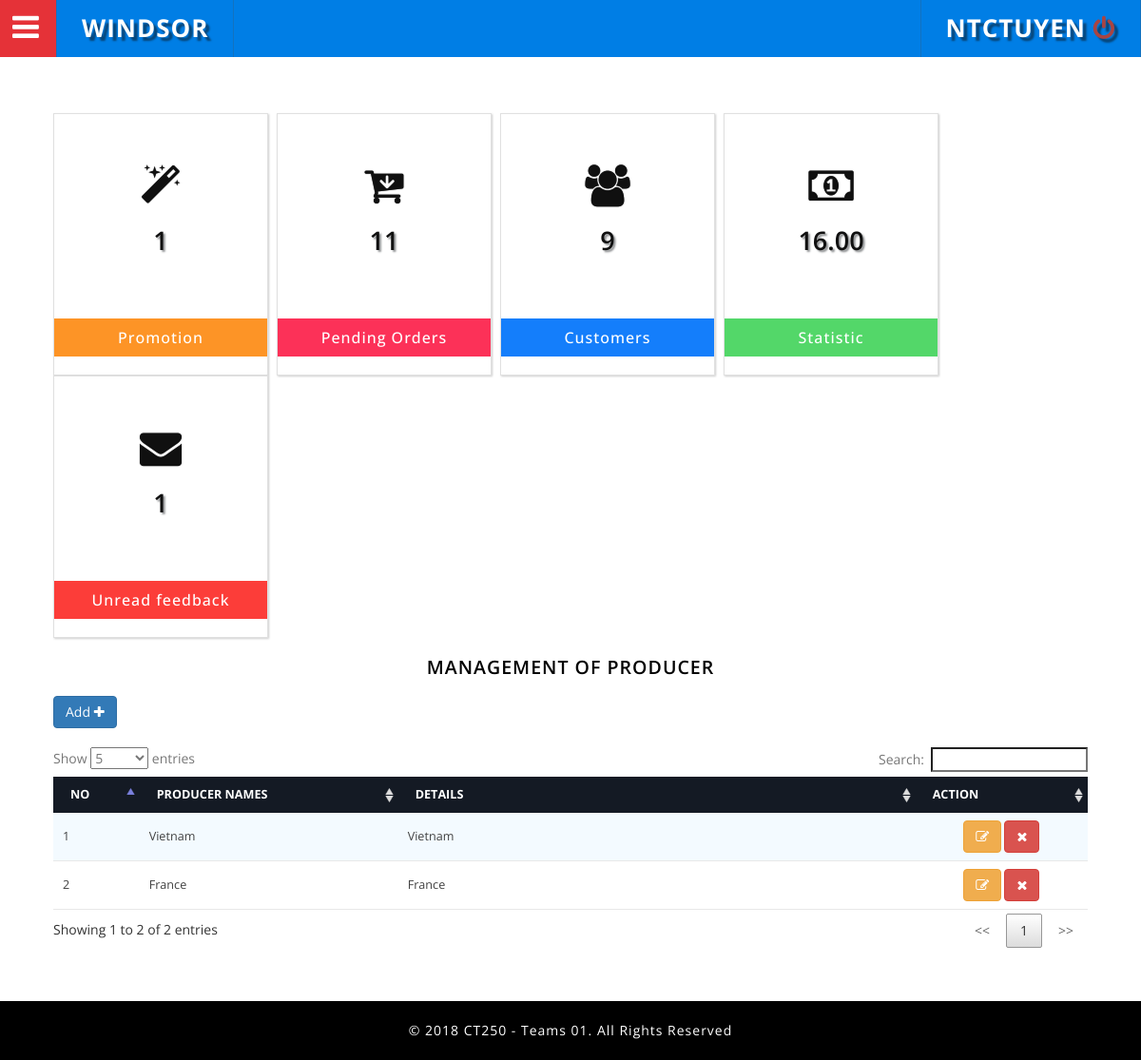
The app's page /Admin/dashboard.php?page=publisher (signed in) with its own data.
### tables this page shows
CREATE TABLE IF NOT EXISTS `employee` (
  `EmployeeCode` varchar(30) NOT NULL,
  `EmployeePass` varchar(40) NOT NULL,
  `EmployeeName` varchar(80) NOT NULL,
  `EmployeeBirth` date NOT NULL,
  `EmployeeAddress` varchar(80) NOT NULL,
  `EmployeeEmail` varchar(40) NOT NULL,
  `EmployeeIC` varchar(30) DEFAULT NULL,
  `RoleId` smallint(6) DEFAULT '2'
);

CREATE TABLE IF NOT EXISTS `publisher` (
  `PublisherId` int(11) NOT NULL,
  `PublisherName` varchar(150) NOT NULL,
  `PublisherDescription` varchar(150) DEFAULT NULL
);

### Src/Publisher/Publisher.php (the view, shortened to what this page needs)
<?php
$sqlSelect = "SELECT `PublisherId`, `PublisherName`, `PublisherDescription` FROM `Publisher`";
$list_publisher= mysql_query($sqlSelect);
?>
<h3 class="w3_inner_tittle two text-center">Management of producer</h3>
<a class="btn btn-primary" href="?page=AddPublisher">Add <i class="fa fa-plus"></i></a>
<table id="myTable" class="table-striped table-hover ">
	<thead >
		<tr>
			<th><strong>No</strong></th>
			<th><strong>Producer Names</strong></th>
			<th><strong>Details</strong></th>
			<th><strong>Action</strong></th>
		</tr>
	</thead>
	<tbody>
		<?php
		$num = 1;
		while(list($PublisherId, $name, $details) = mysql_fetch_array($list_publisher))
		{
			?>
			<tr>
				<td class="col-md-1"><?= $num;?> </td>
				<td class="col-md-3"><?= $name;?> </td>
				<td class="col-md-6"><?= $details;?> </td>
				<td class="text-center col-md-2">
					<a class="btn btn-warning btn" href="?page=UpdatePublisher&PublisherId=<?php echo $PublisherId; ?>"><i class="fa fa-edit"></i></a>
					<a class='btn btn-danger' href="?page=DeletePublisher&PublisherId=<?php echo $PublisherId; ?>" onclick="return confirm('Are you sure deleting record?')"><i class="fa fa-remove"></i></a>
				</td>
			</tr>
			<?php
			$num++;
		}
		?>
	</tbody>
</table>

### Admin/dashboard.php (shortened to what this page needs)
<?php
function employeeLogin($EmployeeCode) {
  $sql_query_employee = "SELECT * FROM employee WHERE EmployeeCode = '{$EmployeeCode}'";
  $sql_result_employee = mysql_query($sql_query_employee);
  while ($row_employee = mysql_fetch_array($sql_result_employee)) {
    echo $row_employee['EmployeeName'];
  }
}
?>
<!DOCTYPE html>
<html lang="vi">
<head>
<link href="../public/admin/css/bootstrap.css" rel="stylesheet" type="text/css" media="all" />
<link rel="stylesheet" type="text/css" href="../public/admin/css/table-style.css" />
<link rel="stylesheet" type="text/css" href="../public/admin/css/basictable.css" />
<link href="../public/admin/css/component.css" rel="stylesheet" type="text/css" media="all" />
<link href="../public/admin/css/style_grid.css" rel="stylesheet" type="text/css" media="all" />
<link href="../public/admin/css/style.css" rel="stylesheet" type="text/css" media="all" />
<link href="../public/admin/css/jquery.toast.min.css" rel="stylesheet" type="text/css" media="all" />
<link href="../public/admin/css/font-awesome.css" rel="stylesheet">
</head>
<body>
	<div class="wthree_agile_admin_info">
		<div class="w3_agileits_top_nav">
			<ul id="gn-menu" class="gn-menu-main">
				<li class="gn-trigger">
					<a class="gn-icon gn-icon-menu"><i class="fa fa-bars" aria-hidden="true"></i><span>Category</span></a>
				</li>
				<li class="second logo"><h1><a href="dashboard.php"><i class="fa fa-graduation-cap" aria-hidden="true"></i>Windsor </a></h1></li>
				<li class="second logo"><h1><a href="SignOut.php"><?php if(isset($_SESSION["EmployeeCode"])){employeeLogin($_SESSION["EmployeeCode"]); echo "  <i class='fa fa-power-off text-danger'></i>"; }?> </a></h1></li>
			</ul>
		</div>
		<div class="inner_content">
			<div class="inner_content_w3_agile_info">
				<div class="agile_top_w3_grids">
					<ul class="ca-menu">
						<li>
							<a href="?page=promotion">
								<i class="fa fa-magic" aria-hidden="true"></i>
								<div class="ca-content">
									<?php
									$result = mysql_query(
										"SELECT `PromotionId`, `PromotionName`, `PromotionDiscount`, `PromotionContent`, `PromotionActive`, `PromotionClose`, `PromotionOpen` FROM `Promotion` where PromotionOpen = 0");
									$num_rows = mysql_num_rows($result);
									?>
									<h4 class="ca-main"><?=$num_rows?></h4>
									<h3 class="ca-sub">Promotion</h3>
								</div>
							</a>
						</li>
						<li>
							<a href="?page=customer">
								<i class="fa fa-cart-arrow-down" aria-hidden="true"></i>
								<div class="ca-content">
									<?php
									$result = mysql_query(
										"SELECT
										o.OrderId,w.WineName ,o.OrderCreateDate, o.OrderDeliverDate,
										o.OrderDeliverPlace, o.OrderStatus, u.FullName,
										p.PaymentMethodName,or1.WineSoldPrice, or1.WineOrderQuantity
										FROM `order` o
										JOIN paymentmethod p ON o.PaymentMethodId = p.PaymentMethodId
										JOIN user u ON o.Username = u.Username
										JOIN orderwinedetails or1 ON o.OrderId = or1.OrderId
										JOIN wine w ON or1.WineOrderId = w.WineId and o.OrderStatus=0");
									$num_rows = mysql_num_rows($result);
									?>
									<h4 class="ca-main one"><?=$num_rows?></h4>
									<h3 class="ca-sub one">Pending Orders</h3>
								</div>
							</a>
						</li>
						<li>
							<a href="?page=user">
								<i class="fa fa-users" aria-hidden="true"></i>
								<div class="ca-content">
									<?php
									$result = mysql_query(
										"SELECT * from User");
									$num_rows = mysql_num_rows($result);
									?>
									<h4 class="ca-main one"><?=$num_rows?></h4>
									<h3 class="ca-sub two">Customers</h3>
								</div>
							</a>
						</li>
						<li>
							<a href="?page=statistic">
								<i class="fa fa-money" aria-hidden="true"></i>
								<div class="ca-content">
									<?php
									$result = mysql_query(
										"SELECT sum(`WineSoldPrice`) as total_money FROM `orderwinedetails`,`order` WHERE  `order`.`OrderId` = `orderwinedetails`.`OrderId` AND `order`.`OrderStatus`=1");
									while ($row = mysql_fetch_array($result,MYSQL_ASSOC)) {
										?>
										<h4 class="ca-main four"><?=$row['total_money']?></h4>
										<?php } ?>
										<h3 class="ca-sub three">Statistic</h3>
									</div>
								</a>
							</li>
							<li>
								<a href="?page=contact">
									<i class="fa fa-envelope" aria-hidden="true"></i>
									<div class="ca-content">
										<?php
										$result = mysql_query(
											"SELECT * FROM contact c JOIN subject s ON c.Subject = s.SubjectId and c.RelyContact = 0");
										$num_rows = mysql_num_rows($result);
										?>
										<h4 class="ca-main four"><?=$num_rows?></h4>
										<h3 class="ca-sub four">Unread feedback</h3>
									</div>
								</a>
							</li>
							<div class="clearfix"></div>
						</ul>
					</div>
					<?php
					if(isset($_GET['page'])&& $_GET['page']=="publisher"){
						include_once("../Src/Publisher/Publisher.php");
					}
						?>
					</div>
				</div>
				<div class="copyrights">
					<p>© 2018 CT250 - Teams 01. All Rights Reserved</p>
				</div>
				<link rel="stylesheet" type="text/css" href="../Public/admin/css/jquery.dataTables.min.css">
			</body>
			</html>

### Public/admin/css/table-style.css (style rules this page uses)
table.dataTable thead th, table.dataTable thead td { border: none; }
table { background: white; border-collapse: collapse; margin: 1.25em 0 0; width: 100%; }
table tr, table th, table td { border: none; border-bottom: 1px solid #e8e8e8; font-size: .95em; }
table th, table td { padding: 10px 12px; text-align: left; }
table th { background: #141a24; color: #fff; text-transform: uppercase; }
table tr td { background: #f3faff; color: #424242; }
table tr:nth-of-type(2n+2) td { background: #ffffff; }
table { width: 100%; }

### Public/admin/css/component.css (style rules this page uses)
*, *:after, *::before { -webkit-box-sizing: border-box; -moz-box-sizing: border-box; box-sizing: border-box; }
.gn-menu-main { top: 0; left: 0; width: 100%; height: 60px; font-size: 13px; position: fixed; }
.w3_agileits_top_nav { background: #007ee5; color: #fff; top: 0; left: 0; width: 100%; height: 60px; font-size: 13px; position: fixed; z-index: 999; }
.gn-menu-main a { display: block; height: 100%; color: #fff; text-decoration: none; cursor: pointer; }
.gn-menu-main > li { display: block; float: left; height: 100%; border-right: 1px solid #1372bf; text-align: center; }
li.second { padding: 0 7px; }
li.second.logo { padding: 0 26px; }
i.fa.fa-bars { color: #fff; }
.gn-menu-main li.gn-trigger { position: relative; width: 60px; -webkit-touch-callout: none; -webkit-user-select: none; -khtml-user-select: none; -moz-user-select: none; -ms-user-select: none; user-select: none; background: #e53238; color: #fff; padding: 5px 8px 0 0; font-size: 2.5em; }
.gn-menu-main > li:last-child { float: right; border-left: 1px solid #1372bf; }
.gn-menu-main > li > a { text-transform: uppercase; letter-spacing: 1px; font-weight: bold; }
.gn-menu-main:after { display: table; clear: both; content: ""; }
@media (max-width:1280px) { .gn-menu-main li.gn-trigger { position: relative; width: 60px; -webkit-touch-callout: none; -webkit-user-select: none; -khtml-user-select: none; -moz-user-select: none; -ms-user-select: none; user-select: none; background: #e53238; color: #fff; padding: 5px 4px 0 0; font-size: 2.5em; } }

### Public/admin/css/style.css (style rules this page uses)
body { margin:0; padding:0; background:#fff; font-family: 'Open Sans', sans-serif; }
h1,h2,h3,h4,h5,h6 { margin:0; font-family: 'Open Sans', sans-serif; }
p { margin:0; letter-spacing:1px; }
ul { margin:0; padding:0; }
p,ul,ol { font-size:14px; }
input[type="submit"],a,.nbs-flexisel-nav-left,.nbs-flexisel-nav-right { transition:.5s ease-in; -webkit-transition:.5s ease-in; -moz-transition:.5s ease-in; -o-transition:.5s ease-in; -ms-transition:.5s ease-in; }
.wthree_agile_admin_info { position: relative; }
li.second.logo h1 { font-size: 2em; text-transform: uppercase; font-weight: 700; line-height: 59px; letter-spacing: 1px; text-shadow: 4px 4px 2px rgb(7, 70, 121); -weblit-text-shadow: 4px 4px 2px rgb(7, 70, 121); -moz-text-shadow: 4px 4px 2px rgb(7, 70, 121); -o-text-shadow: 4px 4px 2px rgb(7, 70, 121); -ms-text-shadow: 4px 4px 2px rgb(7, 70, 121); position:relative; }
.inner_content { padding: 4em 4em; }
h3.w3_inner_tittle.two { color: #000; font-weight: 600; }
h3.w3_inner_tittle { text-transform: uppercase; color: #fff; margin: 0.5em 0 1em 0; font-weight: 800; font-size: 1.4em; letter-spacing:1px; }
.inner_content_w3_agile_info { margin-top:4.5em; }
.copyrights { padding: 1.5em 0em; text-align: center; box-shadow: 0 1px 1px rgba(0,0,0,.05); -o-box-shadow: 0 1px 1px rgba(0,0,0,.05); -webkit-box-shadow: 0 1px 1px rgba(0,0,0,.05); -moz-box-shadow: 0 1px 1px rgba(0,0,0,.05); background: #000; }
.copyrights p { font-size: 1em; color: #fff; margin-bottom: 0; }

### records on screen
employee: EmployeeName "NTCTUYEN"
publisher: PublisherName "Vietnam", PublisherDescription "Vietnam"
publisher: PublisherName "France", PublisherDescription "France"

### other values on screen
$num_rows "1"
$num_rows "11"
$num_rows "9"
$row['total_money'] "16.00"
